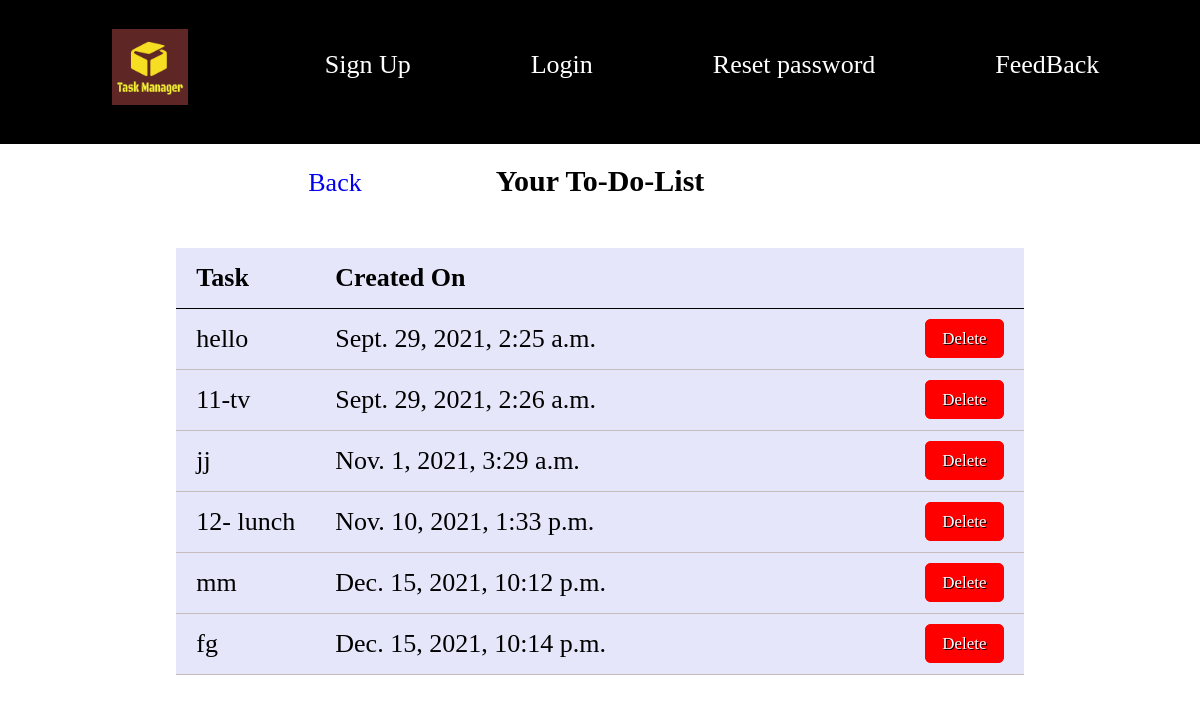
Screenshot of /view/ with the database file from the repository.
### taskapp/models.py (models this page shows)
class CreateModel(models.Model):
	task = models.TextField()
	creation = models.DateTimeField(auto_now_add=True)
	usr = models.ForeignKey(User, on_delete=models.CASCADE,null=True)

### taskapp/views.py (the view)
# urls.py: path("view/",view, name="view"),
def view(request):
	data = CreateModel.objects.filter(usr_id = request.user.id)
	return render(request, "view.html",{'data':data})

### taskapp/templates/view.html (shortened to what this page needs)
{% extends 'base.html' %}
{% block content %}
	<h1 style="width:30%;font-size:30px;"> Your To-Do-List</h1>
	<a class="back" href="{% url 'home' %}">Back</a>
		<table style="background-color:#e6e6fa;border-collapse:collapse;">
			<thead style="border-bottom:1px solid black;">
				<tr>
					<th style="border:none;text-align:left;padding:15px 20px 15px 20px;"> Task </th>
					<th style="width:550px;border:none;text-align:left;padding:15px 20px 15px 20px;"> Created On </th>
				</tr>
			</thead>
			<tbody >
				{% for d in data %}
				<tr>
					<td style="border:none;padding:15px 20px 15px 20px;border-bottom: 1px solid #c6bcbc;"> {{d.task}} </td>
					<td style="border:none;padding:15px 20px 15px 20px;border-bottom: 1px solid #c6bcbc;">{{d.creation}}</td>
					<td style="border:none;padding:15px 20px 15px 20px;border-bottom: 1px solid #c6bcbc;"> <a id="csk" href="{% url 'delete' id=d.pk %}" onclick="return confirm('Do You Really Want To Delete')">Delete</a></td>
				</tr>
				{% empty %}
				<tr>
					<td style="border:none;padding:15px 20px 15px 20px;"> No Data </td>
				</tr>
				{% endfor %}
			</tbody>
		</table>
{% endblock %}

### templates/base.html (shortened to what this page needs)
{% load static %}
<html>
<head>
</head>
<body>
<center>
<header class="header">
		<div class="logo">
			<img src="{% static 'images/logo1.png' %}">
		</div>
		<div class="nav">
			<ul>
			{% if user.is_authenticated %}
				<li class="elements"><a href="{% url 'home' %}">Home</a></li>
				<li class="elements"><a href="{% url 'ulogout' %}">Logout</a></li>
			{% else %}
				<li class="elements"><a href="{% url 'usignup' %}">Sign Up</a></li>
				<li class="elements"><a href="{% url 'ulogin' %}">Login</a></li>
				<li class="elements"><a href="{% url 'resetpassword' %}">Reset password</a></li>
				<li class="elements"><a href="{% url 'feedback' %}">FeedBack</a></li>
			{% endif %}
			</ul>
		</div>
</header>
	{% block content %} {% endblock %}
</center>
</body>
</html>

### templates/base.html (style rules this page uses)
* { font-size:26px; }
.header { display:flex; justify-content: center; padding:12px; background-color:black; width:100%; height:15% }
body { margin:0; }
img { width:38%; display:inline-block; position:relative; top:17px; }
ul { display: flex; padding: 12px 15px; }
.elements { list-style: none; font-sixe: 25px; padding:0px 60px 0px 60px; }
.elements a { text-decoration:none; color:white; }
.back { margin-right:530px; position:relative; bottom:50px; text-decoration:none; }
#csk { background-color:red;color:white;border:2px solid red;border-radius:6px;text-decoration:none;font-size:17px;padding:8px 15px 8px 15px;text-shadow:1px 1px black; }

### rows the page displays
CreateModel: task "hello", creation "Sept. 29, 2021, 2:25 a.m."
CreateModel: task "11-tv", creation "Sept. 29, 2021, 2:26 a.m."
CreateModel: task "jj", creation "Nov. 1, 2021, 3:29 a.m."
CreateModel: task "12- lunch", creation "Nov. 10, 2021, 1:33 p.m."
CreateModel: task "mm", creation "Dec. 15, 2021, 10:12 p.m."
CreateModel: task "fg", creation "Dec. 15, 2021, 10:14 p.m."
